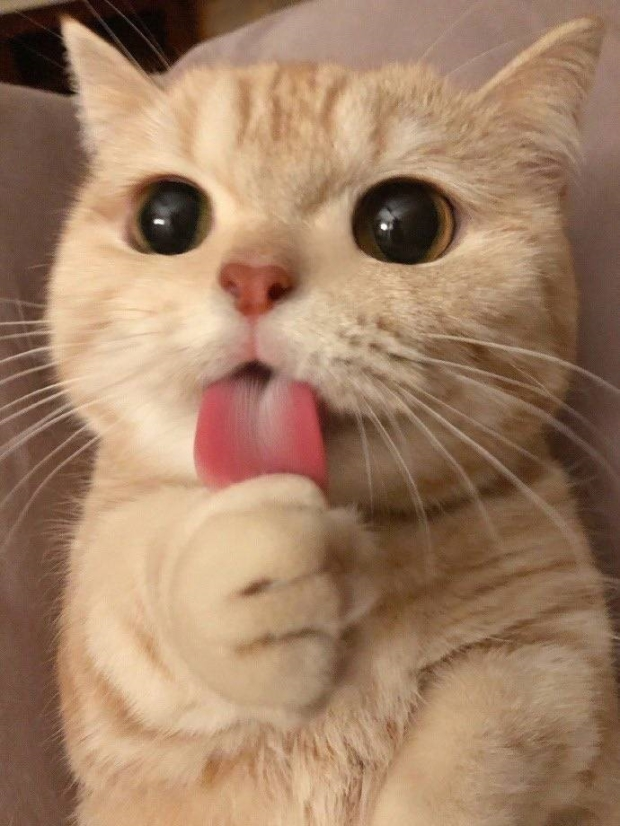
#> input picture cat.jpeg, 620 x 826 px
$ jupyter execute C121.ipynb
#> lines starting #> are read from the running program, lines starting #| are printed output that depends on the picture
[cell 1]
import numpy as np
import cv2

[cell 2]
img = cv2.imread('cat.jpeg',0)
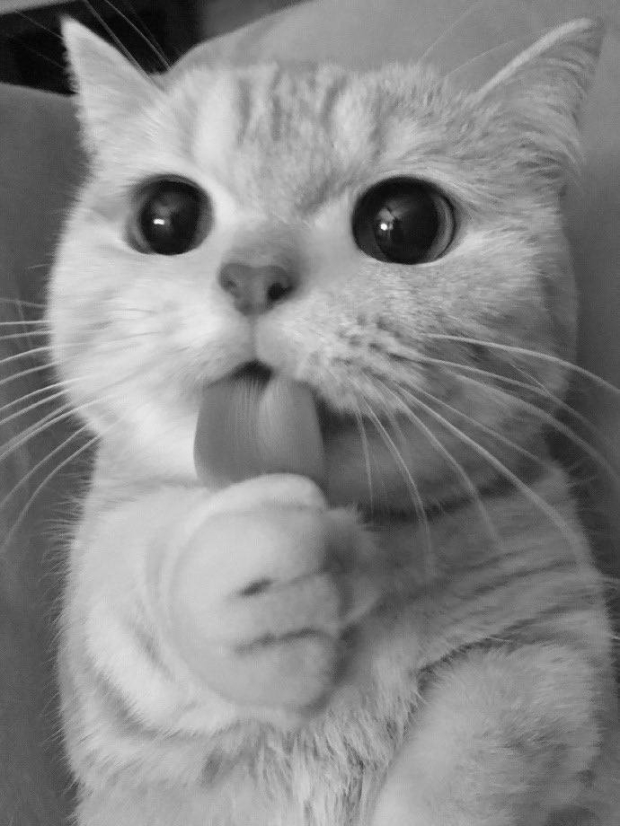
#> img: shape (826, 620); min 2, max 254, mean 135.1
cv2.imshow('image',img)
cv2.waitKey(0)
cv2.destroyAllWindows()

[cell 3]
cv2.imshow('image',img)
k = cv2.waitKey(0)
#> (key Esc is pressed here)
